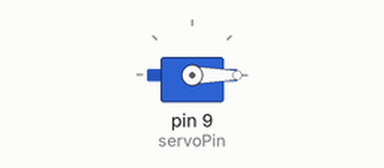
The sketch below on a simulated Arduino Uno, built with avr-gcc and run on an emulated ATmega328P. Parts: servo.

Above: at 0.05 s.
At 19.95 s:
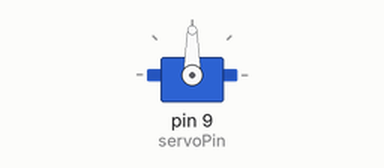
Timing chart, 0 to 26.0 s (numbered marks = the images above):
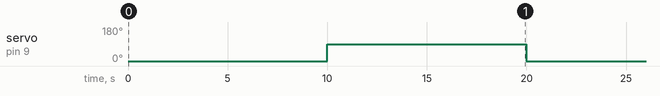

The sketch:

servo_lock.ino
```cpp
#include <Servo.h>
int servoPin = 9;
Servo Servo1;

void setup() {
   Servo1.attach(servoPin);
}
void loop(){
   // Make servo go to 0 degrees
   Servo1.write(0);
   delay(10000);
   // Make servo go to 90 degrees
   Servo1.write(90);
   delay(10000);

}
```

Measured:
- by itself, servo on pin 9 (servoPin): alternates 90° for 10.0 s and 0° for 10.0 s
